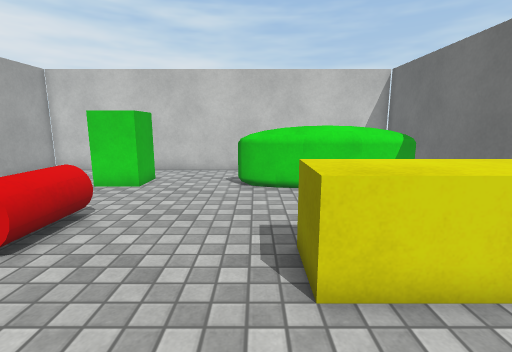
[1] (above)

14 first-person views from a walk through a 3-D level made in the Unity game engine. The camera is 1.3 m above the floor, tilts 10° down and sees 85° across. The floor is counted in squares, 0.5 m on a side. Each view is taken from the middle of a square. On the plan, view 1 faces up. The plan holds only what a view shows up to about 19 squares ahead; the rest is blank. The player is left out. Surface patterns are stand-ins for the level's own textures.

[2]
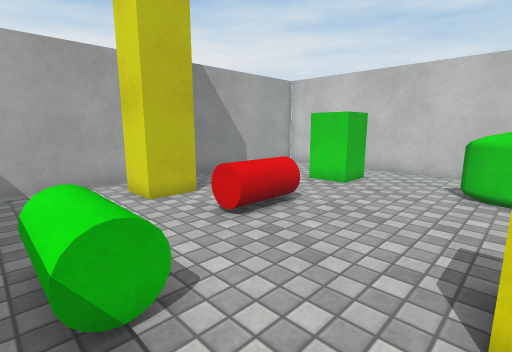

[3]
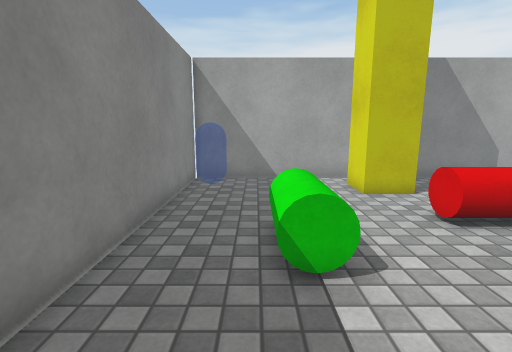

[4]
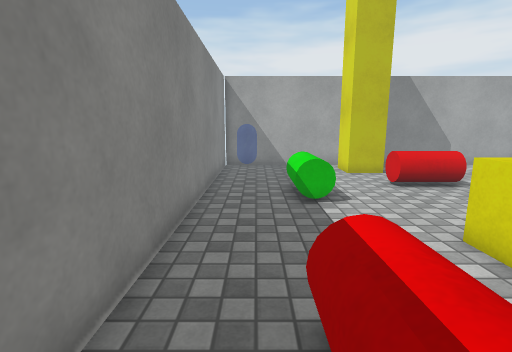

[5]
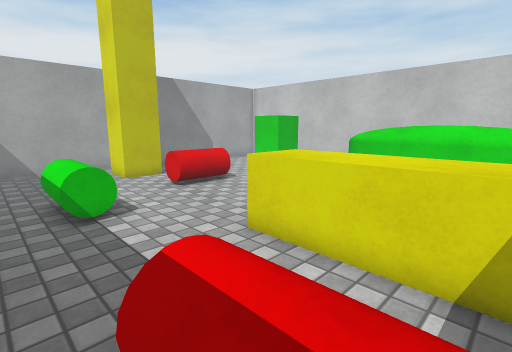

[6]
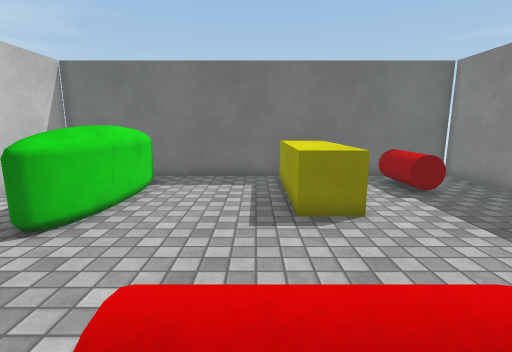

[7]
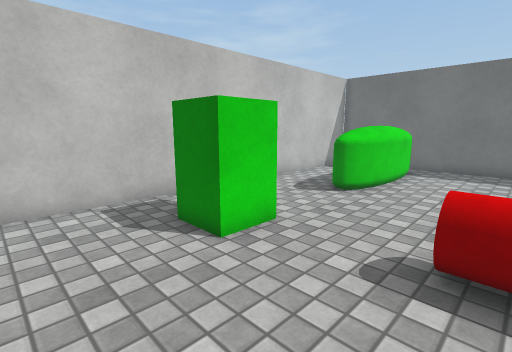

[8]
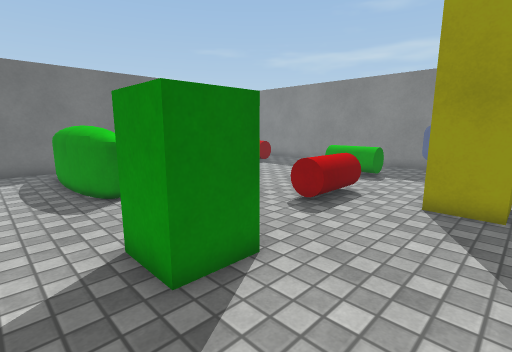

[9]
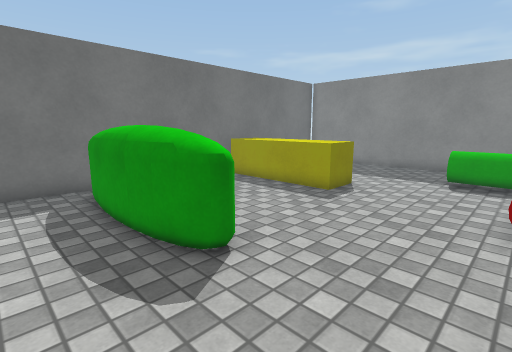

[10]
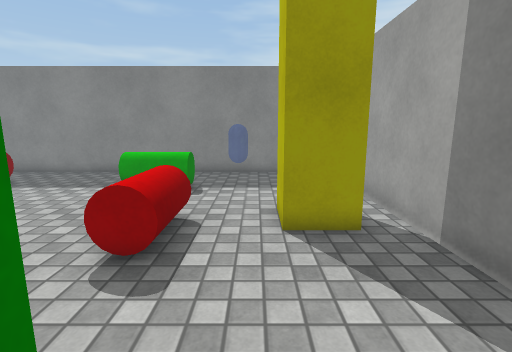

[11]
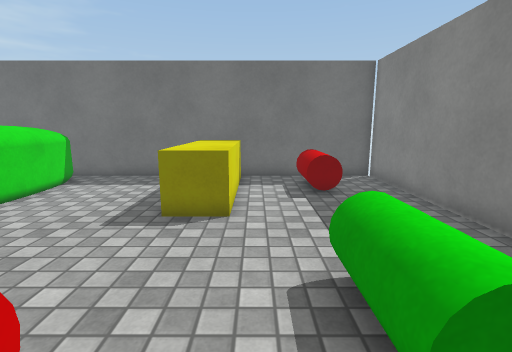

[12]
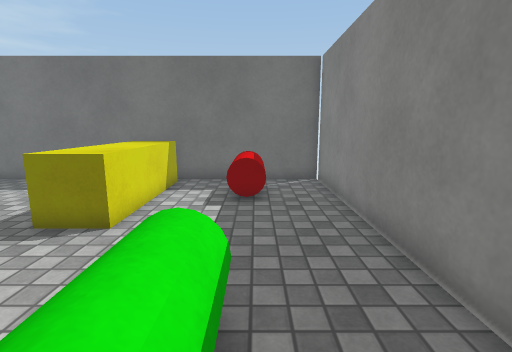

[13]
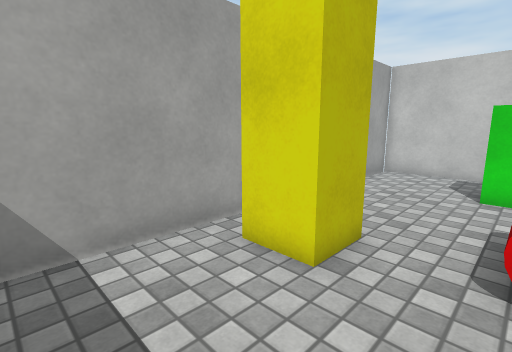

[14]
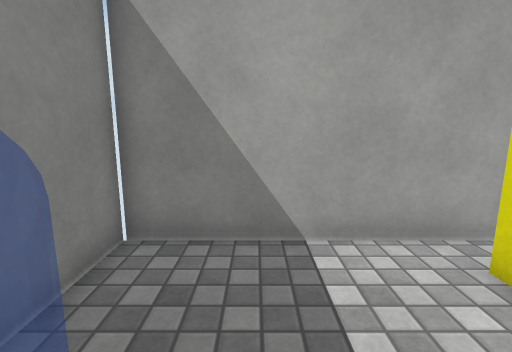

### Floor plan
Key: @ floor where view 1 was taken; # wall or solid block; . floor; = window, fence, low wall or low ledge; O other object.
Columns run from 12 left of view 1 to 8 right of it. Each row starts with its distance up from view 1.
 17 #####################
 16 #...................#
 15 #...................#
 14 #....OOO.......OO...#
 13 #....O O...OOOOOOOO #
 12 #....OOO...OOOOOOOOO#
 11 #...................#
 10 #...................#
  9 #...................#
  8 #.....OO............#
  7 #.....OO............#
  6 #OOO..OO.....OOOOOOO#
  5 #O O..OO.....OOOOOOO#
  4 #OOO.........OOOOOOO#
  3 #...................#
  2 #......OOO..........#
  1 #......OOOO.....OOO.#
  0 #......OOO..@...OOO.#
 -1 #...= ..............#
 -2 #.... ..............#
 -3 #####################

Where each view was taken, in squares from view 1:
view 1: 0 up, 0 right, facing up
view 2: 0 up, 1 right, facing up-left
view 3: 0 up, 2 right, facing left
view 4: 1 down, 7 right, facing left
view 5: 1 down, 6 right, facing up-left
view 6: 7 up, 7 left, facing right
view 7: 7 up, 11 left, facing up-right
view 8: 16 up, 11 left, facing down-right
view 9: 16 up, 5 left, facing down-right
view 10: 13 up, 8 left, facing down
view 11: 3 up, 7 left, facing right
view 12: 0 up, 6 left, facing right
view 13: 0 up, 6 left, facing up-left
view 14: 0 up, 6 left, facing left
